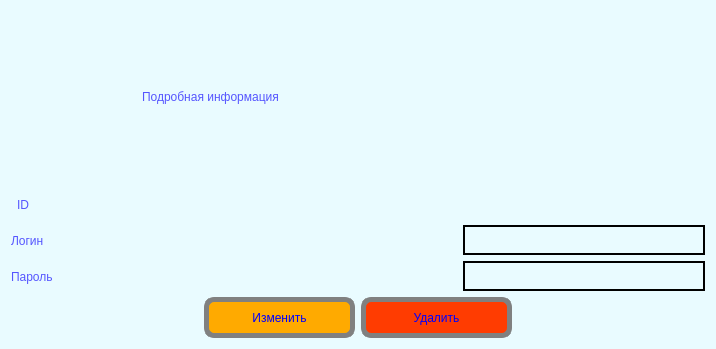
<?xml version="1.0" encoding="UTF-8"?>
<ui version="4.0">
 <class>admin_user_edit</class>
 <widget class="QDialog" name="admin_user_edit">
  <property name="geometry">
   <rect>
    <x>0</x>
    <y>0</y>
    <width>716</width>
    <height>349</height>
   </rect>
  </property>
  <property name="windowTitle">
   <string>Подробная информация пользователя</string>
  </property>
  <property name="styleSheet">
   <string notr="true">
background-color: rgb(233, 251, 255);
</string>
  </property>
  <layout class="QVBoxLayout" name="verticalLayout_3">
   <item>
    <layout class="QVBoxLayout" name="verticalLayout_2">
     <item>
      <layout class="QHBoxLayout" name="horizontalLayout_4">
       <item>
        <spacer name="horizontalSpacer">
         <property name="minimumSize">
          <size>
           <width>43</width>
           <height>23</height>
          </size>
         </property>
         <property name="orientation">
          <enum>Qt::Horizontal</enum>
         </property>
         <property name="sizeHint" stdset="0">
          <size>
           <width>40</width>
           <height>20</height>
          </size>
         </property>
        </spacer>
       </item>
       <item>
        <widget class="QLabel" name="label">
         <property name="minimumSize">
          <size>
           <width>432</width>
           <height>56</height>
          </size>
         </property>
         <property name="maximumSize">
          <size>
           <width>10000000</width>
           <height>10000000</height>
          </size>
         </property>
         <property name="styleSheet">
          <string notr="true">color: rgb(85, 85, 255);
font: italic 28pt &quot;Monotype Corsiva&quot;;

</string>
         </property>
         <property name="text">
          <string>Подробная информация</string>
         </property>
        </widget>
       </item>
       <item>
        <spacer name="horizontalSpacer_2">
         <property name="minimumSize">
          <size>
           <width>43</width>
           <height>23</height>
          </size>
         </property>
         <property name="orientation">
          <enum>Qt::Horizontal</enum>
         </property>
         <property name="sizeHint" stdset="0">
          <size>
           <width>40</width>
           <height>20</height>
          </size>
         </property>
        </spacer>
       </item>
      </layout>
     </item>
     <item>
      <layout class="QVBoxLayout" name="verticalLayout">
       <item>
        <layout class="QHBoxLayout" name="horizontalLayout">
         <item>
          <widget class="QLabel" name="label_id_text">
           <property name="minimumSize">
            <size>
             <width>220</width>
             <height>30</height>
            </size>
           </property>
           <property name="maximumSize">
            <size>
             <width>110</width>
             <height>27</height>
            </size>
           </property>
           <property name="styleSheet">
            <string notr="true">color: rgb(85, 85, 255);
font: italic 17pt &quot;Monotype Corsiva&quot;;

</string>
           </property>
           <property name="text">
            <string>ID </string>
           </property>
          </widget>
         </item>
         <item>
          <widget class="QLabel" name="label_id">
           <property name="minimumSize">
            <size>
             <width>450</width>
             <height>30</height>
            </size>
           </property>
           <property name="maximumSize">
            <size>
             <width>110</width>
             <height>27</height>
            </size>
           </property>
           <property name="styleSheet">
            <string notr="true">color: rgb(0, 0, 0);
font: 75 12pt &quot;MS Shell Dlg 2&quot;;

</string>
           </property>
           <property name="text">
            <string/>
           </property>
          </widget>
         </item>
        </layout>
       </item>
       <item>
        <layout class="QHBoxLayout" name="horizontalLayout_2">
         <item>
          <widget class="QLabel" name="label_login_text">
           <property name="minimumSize">
            <size>
             <width>220</width>
             <height>30</height>
            </size>
           </property>
           <property name="maximumSize">
            <size>
             <width>110</width>
             <height>27</height>
            </size>
           </property>
           <property name="styleSheet">
            <string notr="true">color: rgb(85, 85, 255);
font: italic 17pt &quot;Monotype Corsiva&quot;;

</string>
           </property>
           <property name="text">
            <string>Логин</string>
           </property>
          </widget>
         </item>
         <item>
          <widget class="QLabel" name="label_login">
           <property name="minimumSize">
            <size>
             <width>220</width>
             <height>30</height>
            </size>
           </property>
           <property name="maximumSize">
            <size>
             <width>110</width>
             <height>27</height>
            </size>
           </property>
           <property name="styleSheet">
            <string notr="true">color: rgb(0, 0, 0);
font: 75 12pt &quot;MS Shell Dlg 2&quot;;

</string>
           </property>
           <property name="text">
            <string/>
           </property>
          </widget>
         </item>
         <item>
          <widget class="QLineEdit" name="edit_login">
           <property name="minimumSize">
            <size>
             <width>220</width>
             <height>30</height>
            </size>
           </property>
           <property name="styleSheet">
            <string notr="true">border: 2px solid black;</string>
           </property>
          </widget>
         </item>
        </layout>
       </item>
       <item>
        <layout class="QHBoxLayout" name="horizontalLayout_3">
         <item>
          <widget class="QLabel" name="label_password_text">
           <property name="minimumSize">
            <size>
             <width>220</width>
             <height>30</height>
            </size>
           </property>
           <property name="maximumSize">
            <size>
             <width>110</width>
             <height>27</height>
            </size>
           </property>
           <property name="styleSheet">
            <string notr="true">color: rgb(85, 85, 255);
font: italic 17pt &quot;Monotype Corsiva&quot;;

</string>
           </property>
           <property name="text">
            <string>Пароль</string>
           </property>
          </widget>
         </item>
         <item>
          <widget class="QLabel" name="label_password">
           <property name="minimumSize">
            <size>
             <width>220</width>
             <height>30</height>
            </size>
           </property>
           <property name="maximumSize">
            <size>
             <width>110</width>
             <height>27</height>
            </size>
           </property>
           <property name="styleSheet">
            <string notr="true">color: rgb(0, 0, 0);
font: 75 12pt &quot;MS Shell Dlg 2&quot;;

</string>
           </property>
           <property name="text">
            <string/>
           </property>
          </widget>
         </item>
         <item>
          <widget class="QLineEdit" name="edit_password">
           <property name="minimumSize">
            <size>
             <width>220</width>
             <height>30</height>
            </size>
           </property>
           <property name="styleSheet">
            <string notr="true">border: 2px solid black;</string>
           </property>
          </widget>
         </item>
        </layout>
       </item>
      </layout>
     </item>
     <item>
      <layout class="QHBoxLayout" name="horizontalLayout_5">
       <item>
        <spacer name="horizontalSpacer_4">
         <property name="orientation">
          <enum>Qt::Horizontal</enum>
         </property>
         <property name="sizeHint" stdset="0">
          <size>
           <width>40</width>
           <height>20</height>
          </size>
         </property>
        </spacer>
       </item>
       <item>
        <layout class="QHBoxLayout" name="horizontalLayout_9">
         <item>
          <widget class="QPushButton" name="edit_button">
           <property name="minimumSize">
            <size>
             <width>151</width>
             <height>41</height>
            </size>
           </property>
           <property name="styleSheet">
            <string notr="true">#edit_button {
font: 75 10pt &quot;MS Shell Dlg 2&quot;;
border-radius: 10px;
border: 5px solid grey;
color: blue;
background-color:rgb(255, 170, 0);
}

#edit_button:hover {
border: 5px solid #5555ff;
}
</string>
           </property>
           <property name="text">
            <string>Изменить</string>
           </property>
          </widget>
         </item>
         <item>
          <widget class="QPushButton" name="del_button">
           <property name="minimumSize">
            <size>
             <width>151</width>
             <height>41</height>
            </size>
           </property>
           <property name="styleSheet">
            <string notr="true">#del_button {
font: 75 10pt &quot;MS Shell Dlg 2&quot;;
border-radius: 10px;
border: 5px solid grey;
color: blue;
background-color: rgb(255, 60, 1);
}

#del_button:hover {
border: 5px solid #5555ff;
}
</string>
           </property>
           <property name="text">
            <string>Удалить</string>
           </property>
          </widget>
         </item>
        </layout>
       </item>
       <item>
        <spacer name="horizontalSpacer_3">
         <property name="orientation">
          <enum>Qt::Horizontal</enum>
         </property>
         <property name="sizeHint" stdset="0">
          <size>
           <width>40</width>
           <height>20</height>
          </size>
         </property>
        </spacer>
       </item>
      </layout>
     </item>
    </layout>
   </item>
  </layout>
 </widget>
 <resources/>
 <connections/>
</ui>
